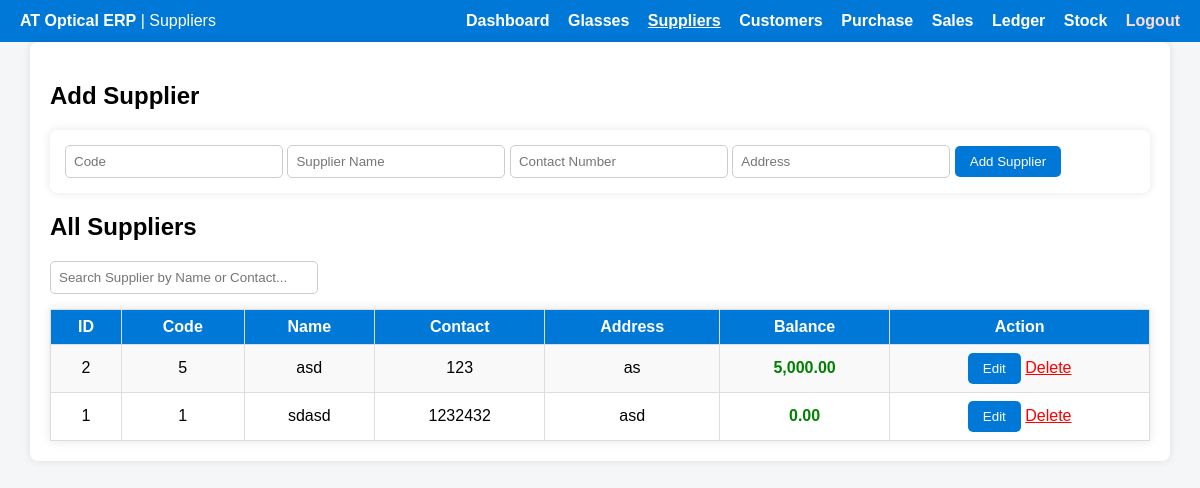
The app's page /suppliers.php (signed in), older data.
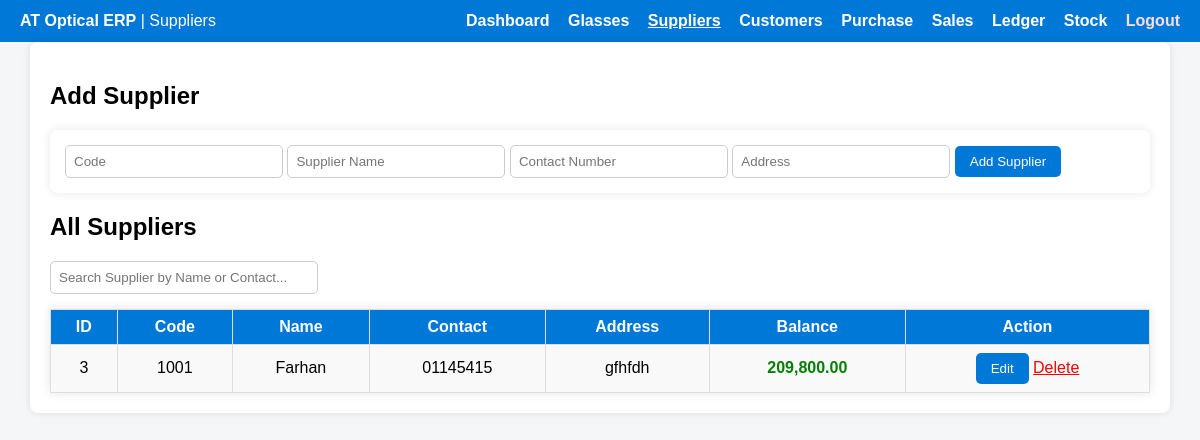
The same page, newer data.
### tables this page shows
CREATE TABLE `suppliers` (
  `id` int(11) NOT NULL,
  `code` varchar(50) NOT NULL,
  `name` varchar(100) NOT NULL,
  `phone` varchar(30) DEFAULT NULL,
  `address` varchar(255) DEFAULT NULL,
  `balance` decimal(12,2) DEFAULT 0.00,
  `created_at` timestamp NOT NULL DEFAULT current_timestamp()
);

### suppliers.php (the view, shortened to what this page needs)
<?php
require 'includes/db.php';
$query = $pdo->query("
    SELECT s.*,
           IFNULL(SUM(p.remaining_amount),0) AS live_balance
    FROM suppliers s
    LEFT JOIN purchases p ON s.id = p.supplier_id
    GROUP BY s.id
    ORDER BY s.id DESC
");
$suppliers = $query->fetchAll(PDO::FETCH_ASSOC);
?>
<!DOCTYPE html>
<html lang="en">
<head>
</head>
<body>
<div class="topbar">
    <div><strong>AT Optical ERP</strong> | Suppliers</div>
    <nav>
      <a href="dashboard.php" >Dashboard</a>
    <a href="glass.php">Glasses</a>
    <a href="suppliers.php" style="text-decoration:underline;"  >Suppliers</a>
    <a href="customers.php">Customers</a>
    <a href="purchase.php">Purchase</a>
    <a href="sales.php">Sales</a>
    <a href="ledger.php">Ledger</a>
    <a href="stock.php">Stock</a>
    <a href="logout.php" style="color:#ffdddd;">Logout</a>
  </nav>
</div>
<div class="container">
    <h2>Add Supplier</h2>
    <form method="POST">
        <input type="text" name="code" placeholder="Code" required>
        <input type="text" name="name" placeholder="Supplier Name" required>
        <input type="text" name="contact" placeholder="Contact Number">
        <input type="text" name="address" placeholder="Address">
        <button type="submit" name="add_supplier">Add Supplier</button>
    </form>
    <h2>All Suppliers</h2>
    <input type="text" id="searchInput" placeholder="Search Supplier by Name or Contact...">
    <table id="supplierTable">
        <tr>
            <th>ID</th>
            <th>Code</th>
            <th>Name</th>
            <th>Contact</th>
            <th>Address</th>
            <th>Balance</th>
            <th>Action</th>
        </tr>
        <?php foreach ($suppliers as $s): ?>
        <tr>
            <td><?= $s['id'] ?></td>
            <td><?= htmlspecialchars($s['code']) ?></td>
            <td><?= htmlspecialchars($s['name']) ?></td>
            <td><?= htmlspecialchars($s['phone']) ?></td>
            <td><?= htmlspecialchars($s['address']) ?></td>
            <td class="<?= $s['live_balance'] >= 0 ? 'balance-pos' : 'balance-neg' ?>">
                <?= number_format($s['live_balance'], 2) ?>
            </td>
            <td>
                <button onclick="openEditModal(<?= $s['id'] ?>, '<?= htmlspecialchars($s['code']) ?>', '<?= htmlspecialchars($s['name']) ?>', '<?= htmlspecialchars($s['phone']) ?>', '<?= htmlspecialchars($s['address']) ?>')">Edit</button>
                <a href="?delete=<?= $s['id'] ?>" onclick="return confirm('Delete this supplier?')" style="color:red;">Delete</a>
            </td>
        </tr>
        <?php endforeach; ?>
    </table>
</div>
</body>
</html>

Row changes from the older to the newer data that the page shows:
removed suppliers: id "2", code "5", name "asd", phone "123", address "as", live_balance "5,000.00"
removed suppliers: id "1", code "1", name "sdasd", phone "1232432", address "asd", live_balance "0.00"
added suppliers: id "3", code "1001", name "Farhan", phone "01145415", address "gfhfdh", live_balance "209,800.00"
